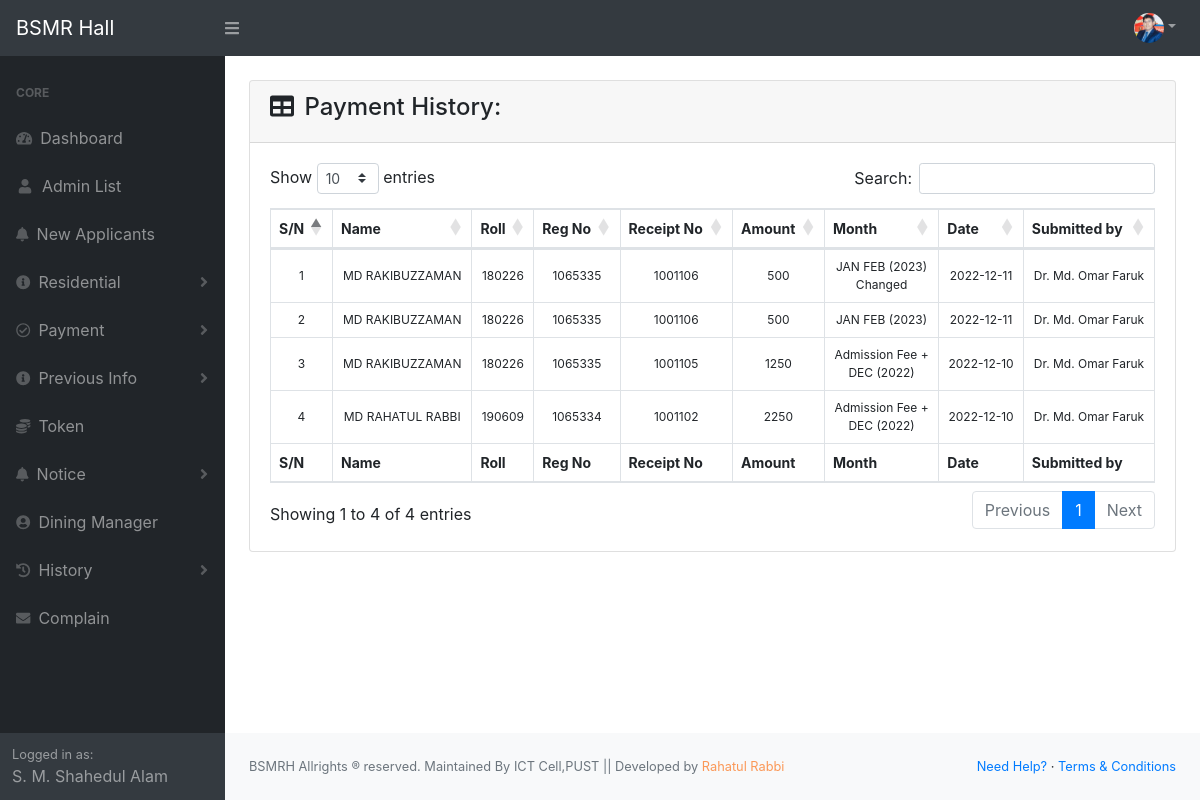
The app's page /bsmrhall/admin/payment_history.php (signed in) with its own data.
### tables this page shows
CREATE TABLE `payment_history` (
  `ph_id` int(255) NOT NULL,
  `ph_name` text NOT NULL,
  `ph_roll` int(255) NOT NULL,
  `ph_reg` int(255) NOT NULL,
  `book_num` int(255) NOT NULL,
  `ph_receipt_num` int(255) NOT NULL,
  `ph_amount` int(255) NOT NULL,
  `ph_month` text NOT NULL,
  `ph_date` date NOT NULL,
  `ph_submitted` text NOT NULL
);

### bsmrhall/admin/payment_history.php (called while the page is built, shortened)
<?php
include 'template.php';
?>

### bsmrhall/admin/class/function.php (called while the page is built, shortened)
<?php
class std_list_project
{
    private $conn, $preconn;
    public function __CONSTRUCT()
    {
        $bdhost        = "localhost";
        $dbuser        = "root";
        $dbpassword    = "";
        $dbname        = "student_info";
        $this->conn    = mysqli_connect( $bdhost, $dbuser, $dbpassword, $dbname );
    }
    public function display_history()
    {
        $display_history_query      = "SELECT * FROM payment_history ORDER BY ph_id DESC";
        $return_display_history_mgs = mysqli_query( $this->conn, $display_history_query );
        if ( isset( $return_display_history_mgs ) ) {
            return $return_display_history_mgs;
        } else {
            die( "History is not found!!" );
        }
    }
}

### bsmrhall/admin/view/payment_history_view.php (the view, shortened to what this page needs)
<?php
    $history_data = $obj->display_history();
?>
<br>
<div class="card mb-4">
    <div class="card-header">
        <h4>
            <i class="fas fa-table mr-1"></i> Payment History:
        </h4>
    </div>
    <div class="card-body">
        <div class="table-responsive">
            <table class="table table-bordered vertical_align" id="dataTable" width="100%" cellspacing="0">
                <thead>
                    <tr>
                        <th>S/N</th>
                        <th>Name</th>
                        <th>Roll</th>
                        <th>Reg No</th>
                        <th>Receipt No</th>
                        <th>Amount</th>
                        <th>Month</th>
                        <th>Date</th>
                        <th>Submitted by</th>
                    </tr>
                </thead>
                <tfoot>
                    <tr>
                        <th>S/N</th>
                        <th>Name</th>
                        <th>Roll</th>
                        <th>Reg No</th>
                        <th>Receipt No</th>
                        <th>Amount</th>
                        <th>Month</th>
                        <th>Date</th>
                        <th>Submitted by</th>
                    </tr>
                </tfoot>
                <tbody>
                    <?php $count = 1;while ( $info = mysqli_fetch_assoc( $history_data ) ) {?>
                    <tr>
                        <td><?php echo $count++; ?></td>
                        <td><?php echo $info['ph_name']; ?></td>
                        <td><?php echo $info['ph_roll']; ?></td>
                        <td><?php echo $info['ph_reg']; ?></td>
                        <td><?php echo ( $info['book_num'] . $info['ph_receipt_num'] ); ?></td>
                        <td><?php echo $info['ph_amount']; ?></td>
                        <td style="white-space: normal;"><?php echo $info['ph_month']; ?></td>
                        <td><?php echo $info['ph_date']; ?></td>
                        <td><?php echo $info['ph_submitted']; ?></td>
                    </tr>
                    <?php }?>
                </tbody>
            </table>
        </div>
    </div>
</div>

### bsmrhall/admin/include/head.php (style rules this page uses)
td, tr { white-space: nowrap; text-align: center; font-size: 12px; padding: 0px; margin: 0px; }
.vertical_align td { vertical-align: middle; }
.vertical_align th { vertical-align: middle; }
tr>th { border: 1px solid #dee2e6; }
th { font-size: 14px; }

### records on screen
payment_history: ph_name "MD RAKIBUZZAMAN", ph_roll "180226", ph_reg "1065335", book_num "1001", ph_receipt_num "106", ph_amount "500", ph_month "JAN FEB (2023) Changed", ph_date "2022-12-11", ph_submitted "Dr. Md. Omar Faruk"
payment_history: ph_name "MD RAKIBUZZAMAN", ph_roll "180226", ph_reg "1065335", book_num "1001", ph_receipt_num "106", ph_amount "500", ph_month "JAN FEB (2023)", ph_date "2022-12-11", ph_submitted "Dr. Md. Omar Faruk"
payment_history: ph_name "MD RAKIBUZZAMAN", ph_roll "180226", ph_reg "1065335", book_num "1001", ph_receipt_num "105", ph_amount "1250", ph_month "Admission Fee + DEC (2022)", ph_date "2022-12-10", ph_submitted "Dr. Md. Omar Faruk"
payment_history: ph_name "MD RAHATUL RABBI", ph_roll "190609", ph_reg "1065334", book_num "1001", ph_receipt_num "102", ph_amount "2250", ph_month "Admission Fee + DEC (2022)", ph_date "2022-12-10", ph_submitted "Dr. Md. Omar Faruk"

### other values on screen
$_SESSION['admin_name'] "S. M. Shahedul Alam"
